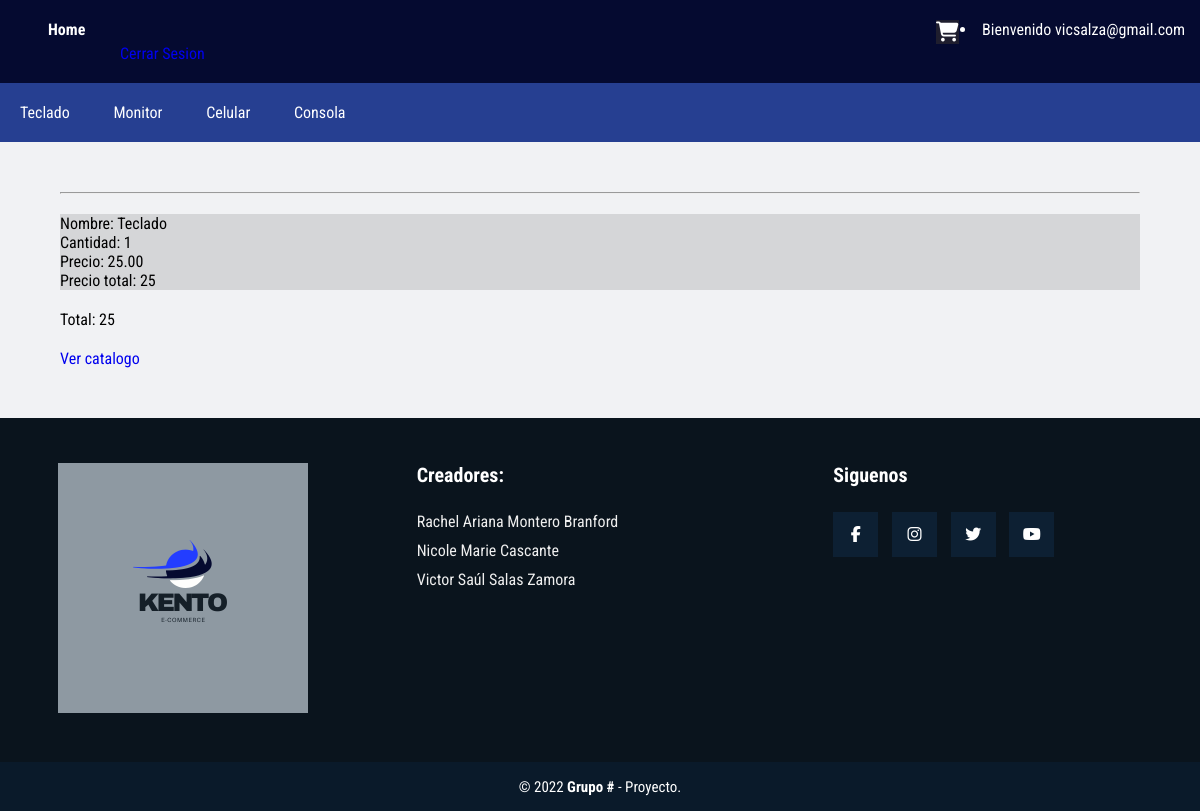
Page /carritoSesion.php?id=1 (signed in) on the committed database.
### tables this page shows
CREATE TABLE `products` (
  `id_product` int NOT NULL AUTO_INCREMENT,
  `name_product` varchar(30) NOT NULL,
  `quantity` varchar(30) NOT NULL,
  `price` decimal(10,2) NOT NULL,
  `imagen` longblob,
  `state` int DEFAULT '1',
  `fk_id_type_product` int NOT NULL,
  PRIMARY KEY (`id_product`),
  KEY `FK_TYPE_PRODUCTS` (`fk_id_type_product`),
  CONSTRAINT `FK_TYPE_PRODUCTS` FOREIGN KEY (`fk_id_type_product`) REFERENCES `type_products` (`id_type_product`)
);

### carritoSesion.php (the view, shortened to what this page needs)
    <?php
include "db.php";
?>
<?php
    if(isset($_SESSION['carrito'])){
        if(isset($_GET['id'])){
                $array=$_SESSION['carrito'];
                $flag=false;
                $numero=0;
                for ($i=0; $i < count($array) ; $i++) {
                    if($array[$i]['Id']==$_GET['id']){
                        $flag=true;
                        $numero=$i;
                    }
                }
                if($flag==true){
                    $array[$numero]['quantity']=$array[$numero]['quantity']+1;
                    $_SESSION['carrito']=$array;
                }else{
                    $nombre="";
                    $precio=0;
                    $result=mysqli_query($conexion,"SELECT * FROM PRODUCTS WHERE id_product=".$_GET['id']);
                    while($f=mysqli_fetch_array($result)){
                        $nombre=$f['name_product'];
                        $precio=$f['price'];
                    }
                    $arrayNuevos=array('Id'=>$_GET['id'],'name_product'=>$nombre, 'quantity'=>1, 'price'=>$precio);
                    array_push($array, $arrayNuevos);
                    $_SESSION['carrito']=$array;
                }
             }
    }else{
        if(isset($_GET['id'])){
            $result=mysqli_query($conexion, "SELECT * FROM PRODUCTS WHERE id_product=".$_GET['id']);
        }
    }
?>
<!DOCTYPE html>
<html lang="en">
<head>
    <link rel="stylesheet" href="estilo_Primario.css">
    <link rel="stylesheet" href="estiloSecundario.css">
</head>
<body>
<div class="contenedor">
        <div class="inicio">
            <div class="seccion1">
                <div class="s1SubSec1">
                    <h4><a href="indexSesionIniciadaCliente.php" style="color: #fff;">Home</a></h4>
                </div>
                <div class="s1SubSec2">
                </div>
                <div class="s1SubSec3">
                    <a class="carrito" href="carritoSesion.php"><i class="fa-solid fa-cart-shopping iconCarrito"></i></a>
                </div>
                <div class= "usuarioIniciadoCliente">
        <li>
        <?php echo "Bienvenido " .$_SESSION["usuario"] ?>
            </li>
            </div>
                <div class="s1SubSec4">
                <a href="logout.php">Cerrar Sesion</a>
                </div>
            </div>
            <ul class="seccion2">
                    <li><a href="categoriaProductoSesion.php?id=1">Teclado</a></li>
                    <li><a href="categoriaProductoSesion.php?id=3">Monitor</a></li>
                    <li><a href="categoriaProductoSesion.php?id=2">Celular</a></li>
                    <li><a href="categoriaProductoSesion.php?id=4">Consola</a></li>
            </ul>
        </div>
        <div class="contenido">
            <?php
            $total=0;
            if(isset($_SESSION['carrito'])){
                $f=$_SESSION['carrito'];
                for($i=0; $i<count($f);$i++){
            ?>
            <hr>
                    <div class=producto>
                        <span>Nombre: <?php echo $f[$i]['name_product'];?></span><br>
                        <span>Cantidad: <?php echo $f[$i]['quantity'];?></span><br>
                        <span>Precio: <?php echo $f[$i]['price'];?></span><br>
                        <span>Precio total: <?php echo $f[$i]['price']*$f[$i]['quantity'];?></span><br>
                    </div>
            <?php
            $total=($f[$i]['price']*$f[$i]['quantity'])+$total;
                }
            }else{
                echo '<p>Su carrito de compras esta vacio</p>';
            }
                echo '<p>Total: '.$total.'</p>';
            ?>
            <a href="indexSesionIniciadaCliente.php">Ver catalogo</a>
        </div>
        <footer class="footer">
                <div class="g1">
                    <div class="bx">
                        <figure>
                            <a href="#">
                                <img src="./Logo.png" alt="">
                            </a>
                        </figure>
                    </div>
                    <div class="bx">
                        <h2>Creadores:</h2>
                        <p>Rachel Ariana Montero Branford</p>
                        <P>Nicole Marie Cascante</P>
                        <p>Victor Saúl Salas Zamora</p>
                    </div>
                    <div class="bx">
                        <h2>Siguenos</h2>
                        <div class="red-social">
                            <a href="#" class="fa fa-facebook"></a>
                            <a href="#" class="fa fa-instagram"></a>
                            <a href="#" class="fa fa-twitter"></a>
                            <a href="#" class="fa fa-youtube"></a>
                        </div>
                    </div>
                </div>
                <div class="g2">
                    <small>&copy; 2022 <b>Grupo #</b> - Proyecto.</small>
                </div>
        </footer>
    </div>
</body>
</html>

### estilo_Primario.css (style rules this page uses)
* { margin: 0; padding: 0; }
body { background: rgb(241, 242, 244); font-family: 'Roboto Condensed', sans-serif; }
a { text-decoration: none; }
.contenedor { display: grid; grid-template-columns: repeat(1, 1fr); grid-template-rows: repeat(4, auto); grid-template-areas: "inicio" "contenido" "contenido" "footer"; }
.contenedor .inicio { grid-area: inicio; }
.contenedor .inicio .seccion1 { padding-top: 20px; padding-bottom: 20px; display: grid; grid-template-columns: repeat(5, 1fr); grid-template-rows: repeat(1, 1fr); grid-template-areas: "s1SubSec1 s1SubSec1 s1SubSec2 s1SubSec3 s1SubSec4"; grid-area: seccion1; background: #050A30; color: #fff; }
.contenedor .inicio .seccion2 { list-style: none; padding: 0; background: #263F91; width: 100%; max-width: 100%; margin: auto; }
.seccion2 li a { text-decoration: none; color: #fff; padding: 20px; display: block; }
.seccion2 li { display: inline-block; text-align: center; }
.contenedor .footer { width: 100%; grid-area: footer; background: #0A141D; }
.footer .g1 { width: 100%; max-width: 1200px; margin: auto; display: grid; grid-template-columns: repeat(3, 1fr); grid-gap: 50px; padding: 45px 0px; }
.footer .g1 .bx figure { width: 100%; height: 100%; display: flex; justify-content: center; align-items: center; }
.footer .g1 .bx figure img { width: 250px; }
.footer .g1 .bx h2 { color: #fff; margin-bottom: 25px; font-size: 20px; }
.footer .g1 .bx p { color: #efefef; margin-bottom: 10px; }
.footer .g1 .red-social a { display: inline-block; text-decoration: none; width: 45px; height: 45px; line-height: 45px; color: #fff; margin-right: 10px; background-color: #0d2033; text-align: center; transition: all 300ms ease; }
.footer .g2 { background-color: #0a1a2a; padding: 15px 10px; text-align: center; color: #fff; }
.footer .g2 small { font-size: 15px; }

### estiloSecundario.css (style rules this page uses)
.s1SubSec1 { grid-area: s1SubSec1; padding-left: 10%; }
.s1SubSec3 { grid-area: s1SubSec3; padding-left: 90%; }
.s1SubSec4 a { grid-area: s1SubSec4; padding-left: 50%; }
.iconCarrito, .carrito { background: rgb(31, 30, 46); color: #fff; font-size: 20px; border: none; outline: none; }

### carritoSesion.php (style rules this page uses)
.contenido { width: 90%; max-width: 100%; margin: 50px auto; display: grid; grid-gap: 20px; }
.producto { background: #D5D6D8; }

### rows in the picture
products: name_product "Teclado", quantity "1", price "25.00", $f[$i]['price']*$f[$i]['quantity'] "25"

### other values in the picture
$_SESSION["usuario"] "vicsalza@gmail.com"
$total "25"
